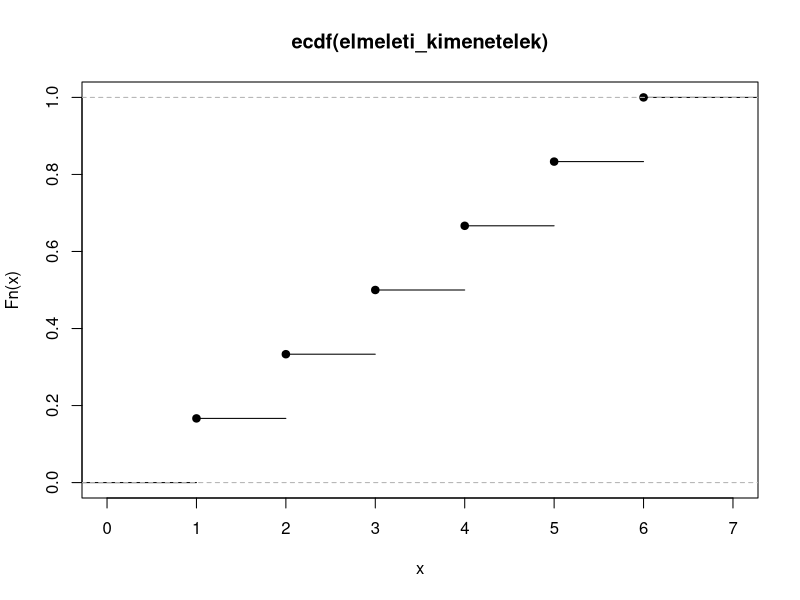

Reproduce this figure in R. (Note: this script raises an error after producing the figure.)
# https://amiklos.web.elte.hu/Oktatas/2024osz/Matstat/stat_a24_gyak2.html

#1 a)
dobasok <-c(1, 3, 6, 1)

atlag <- mean(dobasok) #Átlag
sqrt(mean((dobasok-atlag)^2)) #Tapasztalati szórás
sqrt(mean((dobasok-atlag)^2)/(length(dobasok)-1)) # Korrigált szórás
sd(dobasok) #Szórás együttható

mean(dobasok^2)

#b)

elmeleti_kimenetelek <-c(1,2,3,4,5,6)
elmeleti_elosztlasfv <- ecdf(elmeleti_kimenetelek)

par(mfrow=c(2,1))
png('Elmeleti:tapasztalati_elsozlasfv.png')

plot(elmeleti_elosztlasfv)

#c)

ruinf #Véletlenszám generálás
punif #Eloszlásfüggvény
qunif #Eloszlásfiggvény inverze
duinf #Sűrűségfüggvény

minta <- floor(runif(100,1,7))
table(minta)
minta_tapasztalati_elsozlas <- ecdf(minta)
plot(minta_tapasztalati_elsozlas, new=FALSE)
